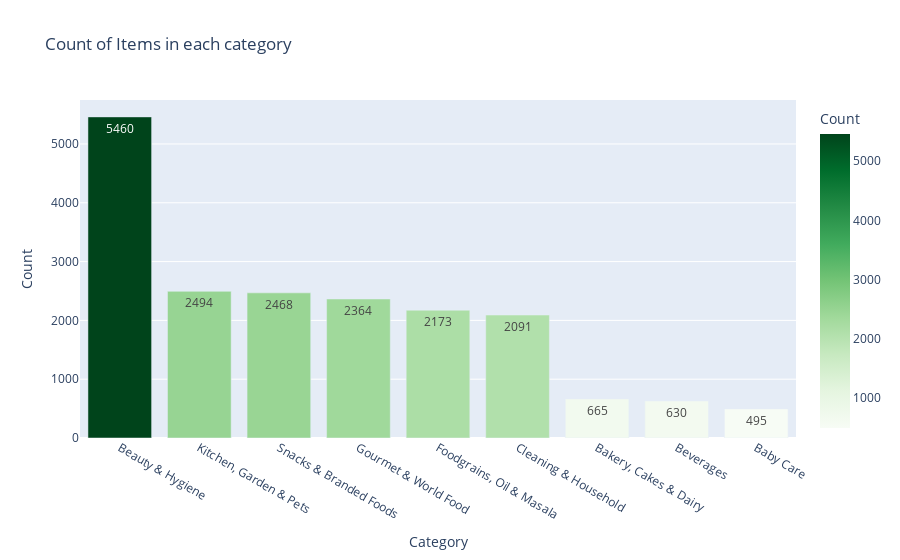

The cell this chart's notebook holds for it:
### Code cell
px.bar(data_frame=counts_df,
      x='Category',
      y='Count',
      color='Count',
      color_continuous_scale='greens',
      text_auto=True,
      title='Count of Items in each category')

### Figure 1 — Plotly figure (JSON) as saved in the notebook; plotly's stock layout.template omitted (floating-point values rounded to 4 significant figures)
{"data": [{"alignmentgroup": "True", "hovertemplate": "Category=%{x}<br>Count=%{marker.color}<extra></extra>", "legendgroup": "", "marker": {"color": [5460, 2494, 2468, 2364, 2173, 2091, 665, 630, 495], "coloraxis": "coloraxis", "pattern": {"shape": ""}}, "name": "", "offsetgroup": "", "orientation": "v", "showlegend": false, "textposition": "auto", "texttemplate": "%{y}", "type": "bar", "x": ["Beauty & Hygiene", "Kitchen, Garden & Pets", "Snacks & Branded Foods", "Gourmet & World Food", "Foodgrains, Oil & Masala", "Cleaning & Household", "Bakery, Cakes & Dairy", "Beverages", "Baby Care"], "xaxis": "x", "y": [5460, 2494, 2468, 2364, 2173, 2091, 665, 630, 495], "yaxis": "y"}], "layout": {"barmode": "relative", "coloraxis": {"colorbar": {"title": {"text": "Count"}}, "colorscale": [[0, "rgb(247,252,245)"], [0.125, "rgb(229,245,224)"], [0.25, "rgb(199,233,192)"], [0.375, "rgb(161,217,155)"], [0.5, "rgb(116,196,118)"], [0.625, "rgb(65,171,93)"], [0.75, "rgb(35,139,69)"], [0.875, "rgb(0,109,44)"], [1, "rgb(0,68,27)"]]}, "legend": {"tracegroupgap": 0}, "title": {"text": "Count of Items in each category"}, "xaxis": {"anchor": "y", "domain": [0, 1], "title": {"text": "Category"}}, "yaxis": {"anchor": "x", "domain": [0, 1], "title": {"text": "Count"}}}}
